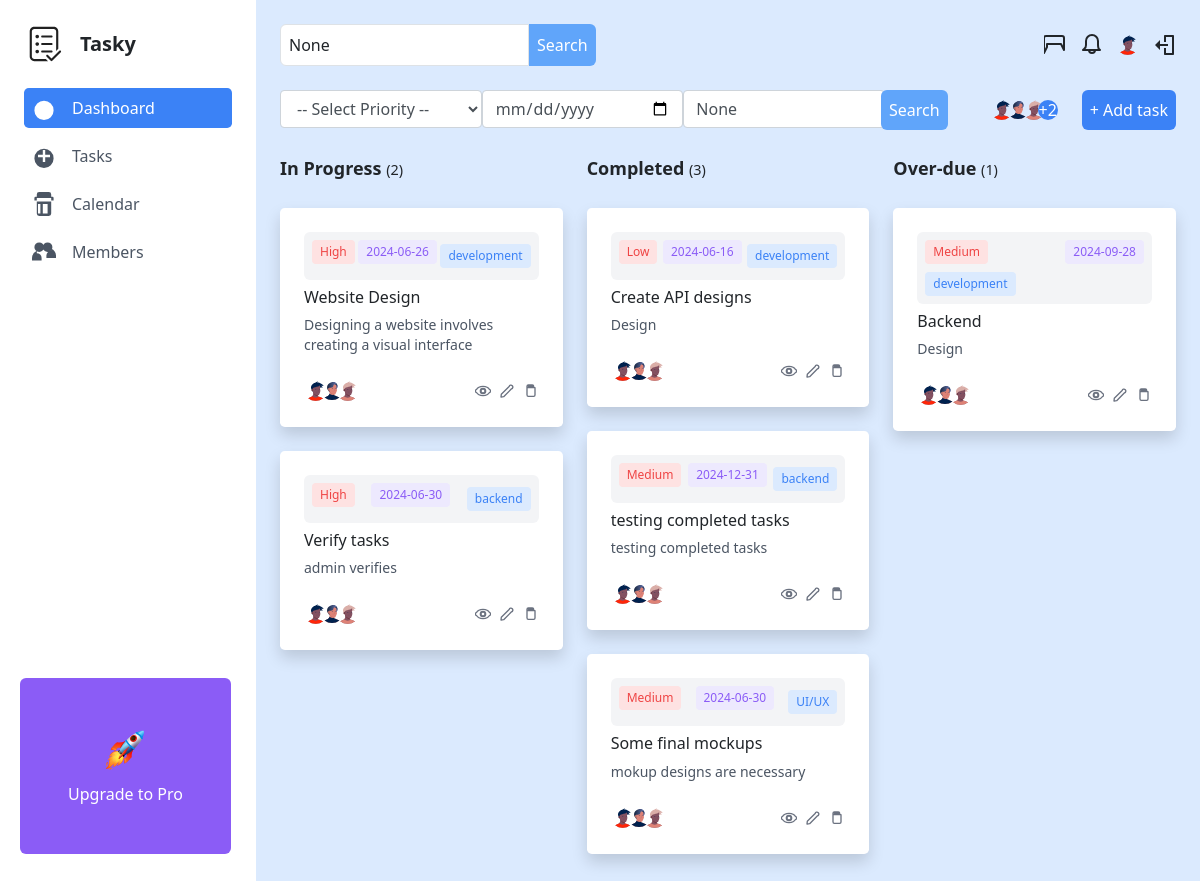
/dashboard/ (signed in), run on an earlier commit of the app's database.
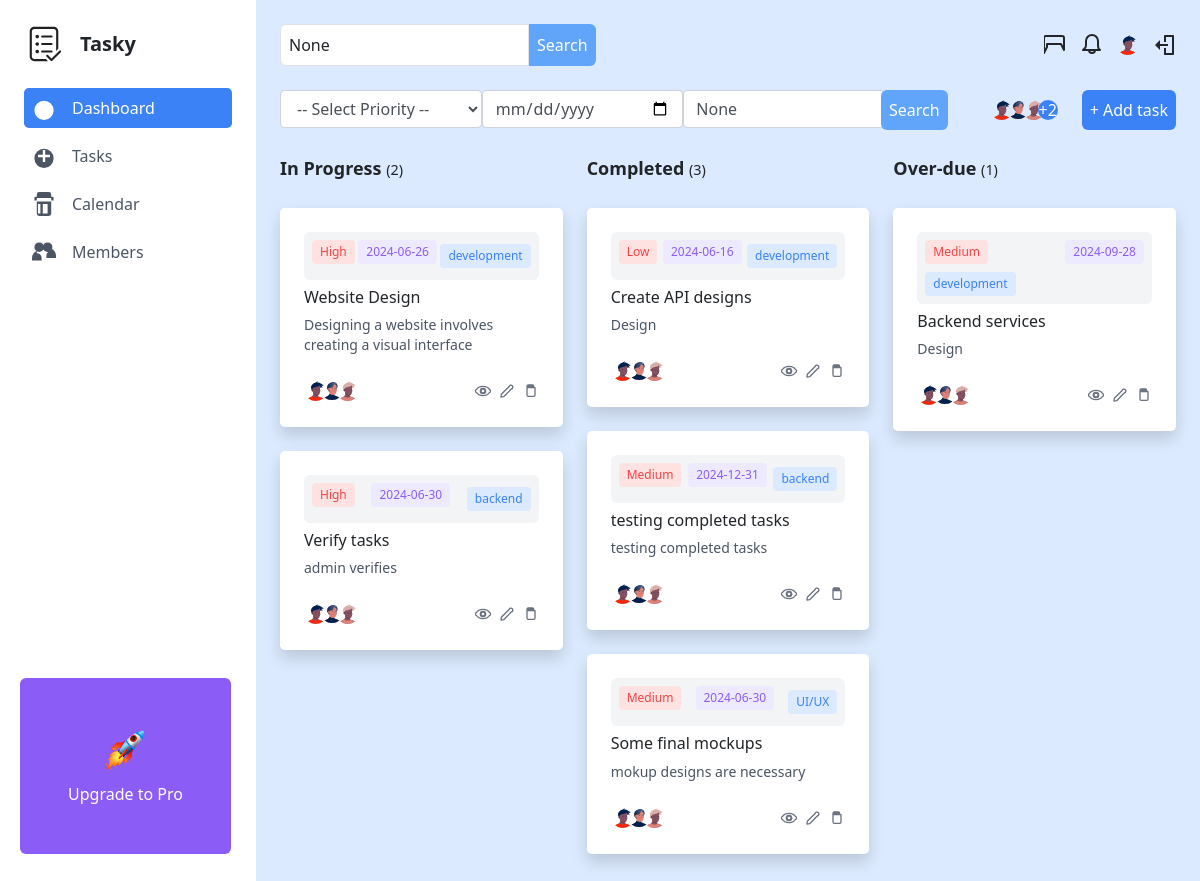
And on a later commit of the database.
### dashboard/models.py (models this page shows, shortened)
class Task(models.Model):
    STATUS_CHOICES = [
        ('In Progress', 'In Progress'),
        ('Completed', 'Completed'),
        ('Overdue', 'Overdue'),
    ]
    PRIORITY_CHOICES = [
        ('Low', 'Low'),
        ('Medium', 'Medium'),
        ('High', 'High'),
    ]
    title = models.CharField(max_length=255)
    description = models.TextField()
    status = models.CharField(max_length=20, choices=STATUS_CHOICES)
    priority = models.CharField(max_length=20, choices=PRIORITY_CHOICES)
    due_date = models.DateTimeField()
    category = models.CharField(max_length=100)
    assigned_to = models.ForeignKey(User, on_delete=models.CASCADE)

### templates/dashboard/views.py (the view)
# urls.py: path('', views.index, name='dashboard'),
@login_required
def index(request):
    in_progress_tasks = Task.objects.filter(status='In Progress')
    completed_tasks = Task.objects.filter(status='Completed')
    overdue_tasks = Task.objects.filter(status='Overdue')
    users = User.objects.all()
    query = request.GET.get('query', None)
    if query:
        in_progress_tasks = in_progress_tasks.filter(title__icontains=query)
        completed_tasks = completed_tasks.filter(title__icontains=query)
        overdue_tasks = overdue_tasks.filter(title__icontains=query)
    due_date = request.GET.get('due_date', None)
    print(due_date)
    if due_date:
        due_date = datetime.strptime(due_date, '%Y-%m-%d').date()
        in_progress_tasks = in_progress_tasks.filter(due_date__date=due_date)
        completed_tasks = completed_tasks.filter(due_date__date=due_date)
        overdue_tasks = overdue_tasks.filter(due_date__date=due_date)
    category = request.GET.get('category', None)
    if category:
        in_progress_tasks = in_progress_tasks.filter(category__icontains=category)
        completed_tasks = completed_tasks.filter(category__icontains=category)
        overdue_tasks = overdue_tasks.filter(category__icontains=category)
    count_in_progress = in_progress_tasks.count()
    count_completed = completed_tasks.count()
    count_overdue = overdue_tasks.count()
    context = {
        'in_progress_tasks': in_progress_tasks,
        'completed_tasks': completed_tasks,
        'overdue_tasks': overdue_tasks,
        'in_progress_counter': count_in_progress,
        'completed_counter': count_completed,
        'overdue_counter': count_overdue,
        'users': users,
        'query': query,
        'category': category,
        'due_date': due_date
    }
    return render(request, 'dashboard/index.html', context)

### templates/dashboard/index.html (shortened to what the changed rows need)
<!DOCTYPE html>
<html lang="en">
<head>
    <link href="https://stackpath.bootstrapcdn.com/bootstrap/4.5.2/css/bootstrap.min.css" rel="stylesheet">
    <link href="https://cdn.jsdelivr.net/npm/tailwindcss@2.2.19/dist/tailwind.min.css" rel="stylesheet">
    <link rel="stylesheet" href="https://cdnjs.cloudflare.com/ajax/libs/heroicons/1.0.6/heroicons.min.css" />
</head>
<body class="bg-blue-100">
    <div class="flex flex-col md:flex-row min-h-screen">
        {% load static %}
        <main class="flex-1 p-6">
            <div class="grid grid-cols-3 gap-6">
                <div>
                    <h2 class="text-lg font-semibold mb-4">In Progress
                        <span class="small"> ({{ in_progress_counter }}) </span>
                    </h2>
                </div>
                <div>
                    <h2 class="text-lg font-semibold mb-4">
                        Completed
                        <span class="small"> ({{ completed_counter }}) </span>
                    </h2>
                </div>
                <div>
                    <h2 class="text-lg font-semibold mb-4">
                        Over-due
                        <span class="small"> ({{ overdue_counter }}) </span>
                    </h2>
                    {% for task in overdue_tasks %}
                        <div class="task-card status-column cursor-pointer bg-white p-4 my-6 rounded-lg shadow"
                            draggable="true" data-task-id="{{ task.id }}"
                            id="overdueColumn">
                            <div class="bg-gray-100 flex flex-wrap justify-between items-center mb-2 p-2 rounded-md">
                                <span class="text-xs bg-red-100 text-red-500 py-1 px-2 rounded w-full sm:w-auto mb-2 sm:mb-0">{{ task.priority }}</span>
                                <span class="text-xs bg-purple-100 text-purple-500 py-1 px-2 rounded w-full sm:w-auto mb-2 sm:mb-0">
                                    {{ task.due_date | date:"Y-m-d" }}
                                </span>
                                <span class="text-xs bg-blue-100 text-blue-500 py-1 px-2 rounded w-full sm:w-auto">{{ task.category }}</span>
                            </div>
                            <div>
                                <h3 class="text-md font-medium mb-2">{{ task.title }}</h3>
                                <p class="text-sm text-gray-600 mb-4">
                                    {{ task.description }}
                                </p>
                                <div class="flex items-center justify-between">
                                    <div class="flex">
                                        <img src="{% static 'img/avatar-1.svg' %}" alt="Avatar" class="w-6 h-6 rounded-full">
                                        <img src="{% static 'img/avatar-2.svg' %}" alt="Avatar" class="w-6 h-6 rounded-full -ml-2">
                                        <img src="{% static 'img/avatar-3.svg' %}" alt="Avatar" class="w-6 h-6 rounded-full -ml-2">
                                    </div>
                                    <div class="flex">
                                        <svg data-toggle="modal" data-target="#viewTaskModal" data-id="{{ task.id }}"
                                        xmlns="http://www.w3.org/2000/svg" fill="none" viewBox="0 0 24 24" stroke="currentColor" class="view-task-btn cursor-pointer w-4 h-4 text-gray-500 hover:text-gray-700">
                                            <path stroke-linecap="round" stroke-linejoin="round" stroke-width="2" d="M15 12a3 3 0 11-6 0 3 3 0 016 0zm1 0a4 4 0 11-8 0 4 4 0 018 0zm6-1.95C20.467 7.3 17.398 5 12 5S3.533 7.3 2 10.05a2 2 0 000 3.9C3.533 16.7 6.602 19 12 19s8.467-2.3 10-5.05a2 2 0 000-3.9z"/>
                                        </svg>
                                        <svg  data-toggle="modal" data-target="#updateTaskModal{{ task.id }}"
                                        xmlns="http://www.w3.org/2000/svg" fill="none" viewBox="0 0 24 24" stroke="currentColor" class="cursor-pointer w-4 h-4 mx-2 text-gray-500 hover:text-gray-700">
                                            <path stroke-linecap="round" stroke-linejoin="round" stroke-width="2" d="M15.232 5.232a2.828 2.828 0 113.536 3.536L7 20.536 3 21l.464-4L15.232 5.232z"/>
                                        </svg>
                                        <svg data-toggle="modal" data-target="#deleteTaskModal{{ task.id }}"
                                        xmlns="http://www.w3.org/2000/svg" fill="none" viewBox="0 0 24 24" stroke="currentColor" class="cursor-pointer w-4 h-4 text-gray-500 hover:text-gray-700">
                                            <path stroke-linecap="round" stroke-linejoin="round" stroke-width="2" d="M6 18L6 7M6 7h12m-6 0V5m4 0H8m10 2v11c0 1.104-.896 2-2 2H8c-1.104 0-2-.896-2-2V7m10 0h-4m4 0V5a2 2 0 00-2-2H8a2 2 0 00-2 2v2z"/>
                                        </svg>
                                    </div>
                                </div>
                            </div>
                        </div>
                    {% endfor %}
                </div>
            </div>
        </main>
    </div>
</body>
</html>

What changed in the data, as far as the page shows it:
changed Task: title "Backend" → "Backend services"
